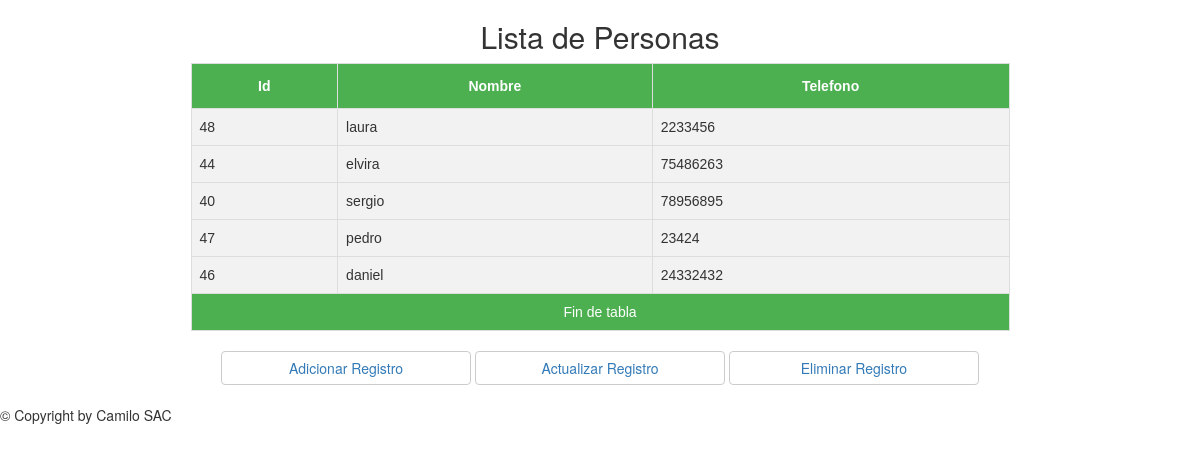
The page / on the database its author committed.
### tables this page shows
CREATE TABLE IF NOT EXISTS `personas` (
  `Id` int(11) NOT NULL AUTO_INCREMENT,
  `Persona` varchar(100) DEFAULT NULL,
  `Telefono` varchar(100) DEFAULT NULL,
  PRIMARY KEY (`Id`),
  UNIQUE KEY `Persona` (`Persona`)
);

### application/controllers/C_Principal.php (called while the page is built, shortened)
<?php
    class C_Principal extends CI_Controller
    {
    	function __construct()
		{
			$this->load->model('Persona');
		}
    	function index()
		{
			$data = array();
			$data['persona'] = $this->Persona->getRows();
			$this->load->view('Pantalla_Principal',$data);
		}
    }
?>

### index.php (called while the page is built, shortened)
<?php
require_once BASEPATH.'core/CodeIgniter.php';

### application/models/Persona.php (called while the page is built, shortened)
<?php
  class Persona extends CI_Model
  {
	public function getRows($id="")
	{
		if (!empty($id)) {
			    $query = $this->db->get_where('personas',array('id'=>$id));
			    return $query->row_array();
		} else
		{
		    	$query = $this->db->get("personas");
				return $query->result_array();
		}
	}
  }
?>

### application/views/Pantalla_Principal.php (the view, shortened to what this page needs)
<!DOCTYPE html>
<html lang="en">
	<head>
        <link rel="stylesheet" href="http://localhost/clase_02/libs/bootstrap\css\bootstrap.min.css">
	</head>
	<body onload="camilo()">
		<div class="container-fluid">
			 <div class="row" style="text-align: center">
			 	<h2>Lista de Personas</h2>
			 </div>
			<div class="row" style="overflow-x:auto;padding-left: 15px;padding-right: 15px;">
              <table id="customers" style="white-space:nowrap;margin: auto;">
                <thead>
                	<tr>
	                	<th>Id</th>
	                	<th>Nombre</th>
	                	<th>Telefono</th>
                	</tr>
                </thead>
                <tfoot>
                	<tr>
	                	<td colspan="3" style="text-align: center;background: #4caf50;color: white;">Fin de tabla</td>
                	</tr>
                </tfoot>
                <?php if(!empty($persona)):
                        foreach ($persona as $persona) :
				?>
                <tbody>
                	<tr>
	                	<td><?php echo $persona['Id'] ?></td>
	                	<td><?php echo $persona['Persona'] ?></td>
	                	<td><?php echo $persona['Telefono'] ?></td>
                	</tr>
                </tbody>
               <?php
                        endforeach;
                        endif;
               ?>
               </table>
               </div>
              <div class="row" style="text-align: center;margin-top: 20px;">
                 <div style="display: inline-block;border-right-width: 20px;margin-bottom: 20px;">
	              	<button class="btn btn-default" style="width: 250px;background-color: white;"><a href="<?php echo site_url('/adicionar');?>">Adicionar Registro</a></button>
	             </div>
	              	<div style="display: inline-block;border-right-width: 20px;margin-bottom: 20px;">
	              	<button class="btn btn-default" style="width: 250px;background-color: white;"><a id="id_id" href="<?php echo site_url('/editar/');?>">Actualizar Registro</a></button>
	             </div>
	             <div style="display: inline-block;border-right-width: 20px;margin-bottom: 20px;">
	              	<button class="btn btn-default" style="width: 250px;background-color: white;"><a id="id2" href="<?php echo site_url('/borrar/');?>">Eliminar Registro</a></button>
	             </div>
              </div>
              	 <div class="row" id="Linea_inferior">
	              <p id="Datos_autor">&copy; Copyright  by Camilo SAC</p>
              </div>
              </div>
	</body>
</html>

### application/views/Pantalla_Principal.php (style rules this page uses)
#customers { font-family: "Trebuchet MS", Arial, Helvetica, sans-serif; border-collapse: collapse; width: 70%; }
#customers td, #customers th { border: 1px solid #ddd; padding: 8px; }
#customers tr:nth-child(odd) { background-color: #f2f2f2; }

### rows shown on the page
personas: Id "48", Persona "laura", Telefono "2233456"
personas: Id "44", Persona "elvira", Telefono "75486263"
personas: Id "40", Persona "sergio", Telefono "78956895"
personas: Id "47", Persona "pedro", Telefono "23424"
personas: Id "46", Persona "daniel", Telefono "24332432"
